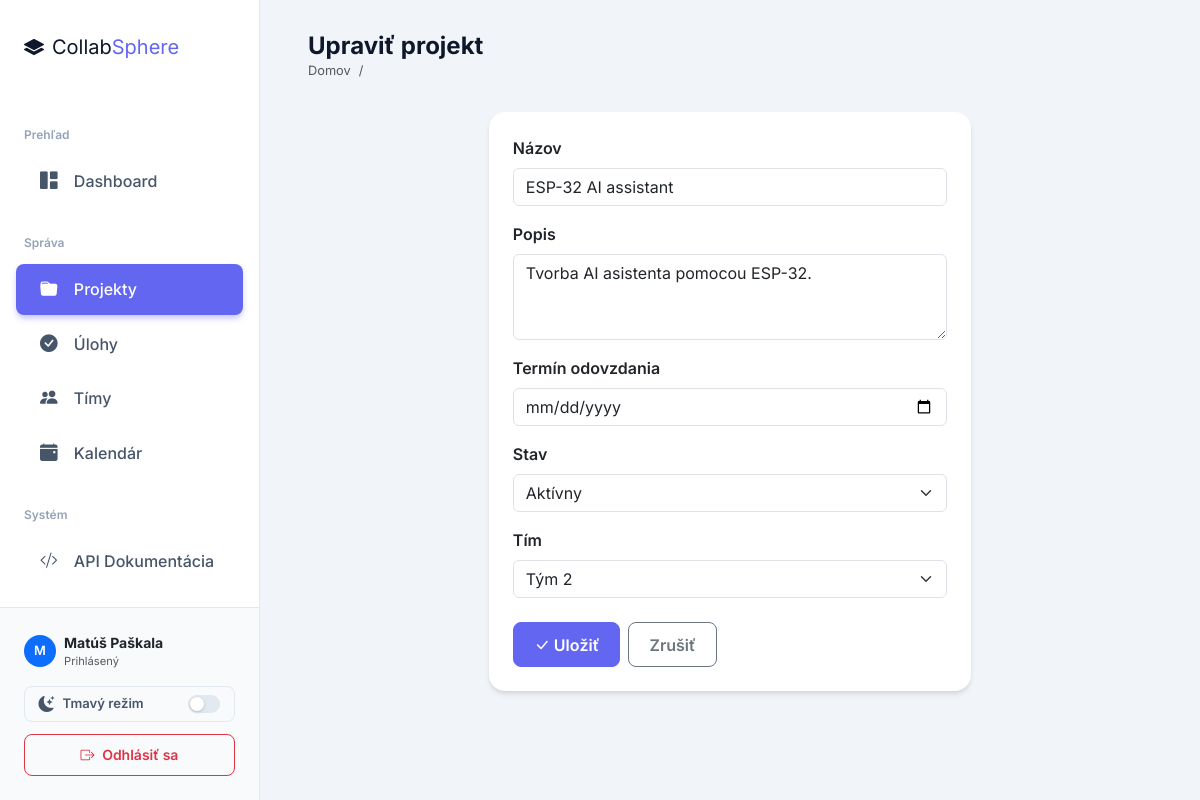
The app's page /projects/2/edit/ (signed in) with its own data.
### projects/models.py (models this page shows, shortened)
class Project(models.Model):
    STATUS_CHOICES = [
        ('planning', 'Plánovanie'),
        ('active', 'Aktívny'),
        ('on_hold', 'Pozastavený'),
        ('completed', 'Dokončený'),
        ('cancelled', 'Zrušený'),
    ]
    name = models.CharField(max_length=200, verbose_name='Názov')
    description = models.TextField(blank=True, verbose_name='Popis')
    created_at = models.DateTimeField(auto_now_add=True, verbose_name='Dátum vytvorenia')
    deadline = models.DateField(null=True, blank=True, verbose_name='Termín odovzdania')
    status = models.CharField(max_length=20, choices=STATUS_CHOICES, default='planning', verbose_name='Stav')
    team = models.ForeignKey(Team, on_delete=models.SET_NULL, null=True, blank=True,
                             related_name='projects', verbose_name='Tím')
    members = models.ManyToManyField(User, through='Membership', related_name='projects', verbose_name='Členovia')
    class Meta:
        verbose_name = 'Projekt'
        verbose_name_plural = 'Projekty'
        ordering = ['-created_at']

### projects/views.py (the view)
# urls.py: path('projects/<int:pk>/edit/', views.project_edit, name='project_edit'),
@login_required
@manager_required
def project_edit(request, pk):
    project = get_object_or_404(Project, pk=pk)
    if request.method == 'POST':
        form = ProjectForm(request.POST, instance=project)
        if form.is_valid():
            form.save()
            messages.success(request, 'Projekt bol aktualizovaný.')
            return redirect('project_detail', pk=pk)
    else:
        form = ProjectForm(instance=project)
    return render(request, 'projects/project_form.html', {'form': form, 'title': 'Upraviť projekt', 'project': project})

### projects/forms.py (shortened to what this page needs)
class ProjectForm(forms.ModelForm):
    class Meta:
        model = Project
        fields = ['name', 'description', 'deadline', 'status', 'team']
        widgets = {
            'deadline': forms.DateInput(attrs={'type': 'date'}),
            'description': forms.Textarea(attrs={'rows': 3}),
        }

### projects/models.py (called while the page is built)
    def __str__(self):
        return self.name

### templates/projects/project_form.html (shortened to what this page needs)
{% extends "base.html" %}
{% block page_title %}{{ title }}{% endblock %}
{% block content %}
<div class="row justify-content-center">
  <div class="col-lg-7">
    <div class="card">
      <div class="card-body p-4">
        <form method="post">
          {% for field in form %}
          <div class="mb-3">
            <label class="form-label fw-semibold">{{ field.label }}</label>
            {{ field }}
          </div>
          {% endfor %}
          <div class="d-flex gap-2 mt-4">
            <button type="submit" class="btn btn-primary"><i class="bi bi-check-lg me-1"></i>Uložiť</button>
            <a href="{% if project %}{% url 'project_detail' project.pk %}{% else %}{% url 'project_list' %}{% endif %}" class="btn btn-outline-secondary">Zrušiť</a>
          </div>
        </form>
      </div>
    </div>
  </div>
</div>
{% endblock %}

### templates/base.html (shortened to what this page needs)
{% load static %}
<!DOCTYPE html>
<html lang="sk">
<head>
    <link rel="stylesheet" href="https://cdnjs.cloudflare.com/ajax/libs/bootstrap/5.3.3/css/bootstrap.min.css">
    <link rel="stylesheet" href="https://cdnjs.cloudflare.com/ajax/libs/bootstrap-icons/1.11.3/font/bootstrap-icons.min.css">
    <link rel="stylesheet" href="{% static 'css/modern.css' %}">
    <link rel="stylesheet" href="{% static 'css/dark.css' %}">
</head>
<body>
<nav class="sidebar" id="sidebar">
    <div class="sidebar-brand">
        <i class="bi bi-layers-fill me-2"></i>Collab<span>Sphere</span>
    </div>
    <div class="pt-2">
        <div class="nav-section">Prehľad</div>
        <a href="{% url 'dashboard' %}" class="nav-link {% if request.resolver_match.url_name == 'dashboard' %}active{% endif %}">
            <i class="bi bi-grid-1x2-fill"></i> Dashboard
        </a>
        <div class="nav-section">Správa</div>
        <a href="{% url 'project_list' %}" class="nav-link {% if 'project' in request.resolver_match.url_name %}active{% endif %}">
            <i class="bi bi-folder-fill"></i> Projekty
        </a>
        <a href="{% url 'task_list' %}" class="nav-link {% if 'task' in request.resolver_match.url_name %}active{% endif %}">
            <i class="bi bi-check-circle-fill"></i> Úlohy
        </a>
        <a href="{% url 'team_list' %}" class="nav-link {% if 'team' in request.resolver_match.url_name %}active{% endif %}">
            <i class="bi bi-people-fill"></i> Tímy
        </a>
        <a href="{% url 'calendar' %}" class="nav-link {% if request.resolver_match.url_name == 'calendar' %}active{% endif %}">
            <i class="bi bi-calendar-event-fill"></i> Kalendár
        </a>
        <div class="nav-section">Systém</div>
        <a href="/api/tasks/" class="nav-link" target="_blank">
            <i class="bi bi-code-slash"></i> API Dokumentácia
        </a>
    </div>
    <div class="sidebar-footer">
        <div class="d-flex align-items-center mb-3">
            <div class="avatar-sm bg-primary text-white rounded-circle d-flex align-items-center justify-content-center me-2" style="width: 32px; height: 32px; font-weight: 600; font-size: 0.8rem;">
                {{ request.user.username|slice:":1"|upper }}
            </div>
            <div class="overflow-hidden">
                <div class="text-dark fw-bold text-truncate small">{{ request.user.get_full_name|default:request.user.username }}</div>
                <div class="text-muted extra-small" style="font-size: 0.7rem;">Prihlásený</div>
            </div>
        </div>
        <button class="theme-toggle-btn" id="themeToggle" title="Prepnúť tému" aria-label="Prepnúť tmavý/svetlý režim">
            <i class="bi bi-moon-stars-fill ttb-icon" id="themeIcon"></i>
            <span class="ttb-label" id="themeLabel">Tmavý režim</span>
            <span class="toggle-track">
                <span class="toggle-thumb"></span>
            </span>
        </button>
        <a href="{% url 'logout' %}" class="btn btn-sm btn-outline-danger w-100">
            <i class="bi bi-box-arrow-right me-1"></i> Odhlásiť sa
        </a>
    </div>
</nav>
<div class="main-content">
    <div class="topbar d-flex align-items-center justify-content-between">
        <div>
            <h6 class="mb-0">{% block page_title %}{% endblock %}</h6>
            <nav aria-label="breadcrumb">
                <ol class="breadcrumb mb-0" style="font-size: 0.8rem;">
                    <li class="breadcrumb-item"><a href="{% url 'dashboard' %}" class="text-decoration-none text-muted">Domov</a></li>
                    <li class="breadcrumb-item active" aria-current="page">{% block breadcrumb %}{% endblock %}</li>
                </ol>
            </nav>
        </div>
    </div>
    <div class="content-wrapper">
        {% block content %}{% endblock %}
    </div>
</div>
</body>
</html>

### static/css/modern.css (style rules this page uses)
:root { --primary: #6366f1; --primary-hover: #4f46e5; --secondary: #64748b; --success: #10b981; --danger: #ef4444; --warning: #f59e0b; --info: #0ea5e9; --light: #f8fafc; --dark: #0f172a; --sidebar-bg: #ffffff; --sidebar-text: #475569; --sidebar-active-bg: #f1f5f9; --sidebar-active-text: #6366f1; --card-shadow: 0 4px 6px -1px rgb(0 0 0 / 0.1), 0 2px 4px -2px rgb(0 0 0 / 0.1); --card-shadow-hover: 0 10px 15px -3px rgb(0 0 0 / 0.1), 0 4px 6px -4px rgb(0 0 0 / 0.1); }
body { font-family: 'Inter', sans-serif; background-color: #f1f5f9; color: #1e293b; overflow-x: hidden; }
.sidebar { background: var(--sidebar-bg); border-right: 1px solid #e2e8f0; color: var(--sidebar-text); width: 260px; height: 100vh; position: fixed; top: 0; left: 0; z-index: 100; transition: all 0.3s ease; display: flex; flex-direction: column; }
.sidebar-brand { padding: 2rem 1.5rem; font-size: 1.25rem; color: var(--dark); border-bottom: none; }
.sidebar-brand span { color: var(--primary); }
.sidebar .nav-link { color: var(--sidebar-text); font-weight: 500; padding: 0.75rem 1.5rem; margin: 0.25rem 1rem; border-radius: 0.5rem; transition: all 0.2s; }
.sidebar .nav-link i { font-size: 1.1rem; margin-right: 0.75rem; }
.sidebar .nav-link.active { background: var(--primary); color: #ffffff; box-shadow: 0 4px 6px -1px rgba(99, 102, 241, 0.4); }
.sidebar .nav-section { color: #94a3b8; font-weight: 600; font-size: 0.75rem; padding: 1.5rem 1.5rem 0.5rem; }
.sidebar-footer { background: #f8fafc; border-top: 1px solid #e2e8f0; padding: 1.5rem; margin-top: auto; }
.main-content { margin-left: 260px; padding: 2rem 3rem; transition: all 0.3s ease; }
.topbar { background: transparent; border-bottom: none; margin-bottom: 2rem; padding: 0; position: static; }
.topbar h6 { font-size: 1.5rem; font-weight: 700; color: var(--dark); }
.card { border: none; border-radius: 1rem; box-shadow: var(--card-shadow); transition: transform 0.2s, box-shadow 0.2s; overflow: hidden; }
.btn { padding: 0.6rem 1.25rem; font-weight: 600; border-radius: 0.5rem; transition: all 0.2s; }
.btn-primary { background-color: var(--primary); border-color: var(--primary); }

### static/css/dark.css (style rules this page uses)
*, *::before, *::after { transition: background-color 0.22s ease, border-color 0.22s ease, color 0.18s ease, box-shadow 0.22s ease !important; }
.theme-toggle-btn { display: flex; align-items: center; gap: 0.5rem; width: 100%; padding: 0.5rem 0.85rem; margin-bottom: 0.75rem; border-radius: 0.5rem; border: 1px solid #e2e8f0; background: #f8fafc; color: #475569; font-size: 0.82rem; font-weight: 600; cursor: pointer; font-family: inherit; line-height: 1; }
.theme-toggle-btn .ttb-icon { font-size: 1rem; }
.theme-toggle-btn .ttb-label { flex: 1; text-align: left; }
.theme-toggle-btn .toggle-track { position: relative; width: 32px; height: 18px; border-radius: 9px; background: #e2e8f0; flex-shrink: 0; }
.theme-toggle-btn .toggle-thumb { position: absolute; top: 2px; left: 2px; width: 14px; height: 14px; border-radius: 50%; background: #fff; box-shadow: 0 1px 3px rgba(0,0,0,.2); transition: transform 0.22s; }

### records on screen
Project: form "ESP-32 AI assistant" "Tvorba AI asistenta pomocou ESP-32." "Aktívny" "Tým 2"

### other values on screen
{{ request.user.username|slice:":1"|upper }} "M"
{{ request.user.get_full_name|default:request.user.username }} "Matúš Paškala"
{{ title }} "Upraviť projekt"
{{ field.label }} "Názov" "Popis" "Termín odovzdania" "Stav" "Tím"
